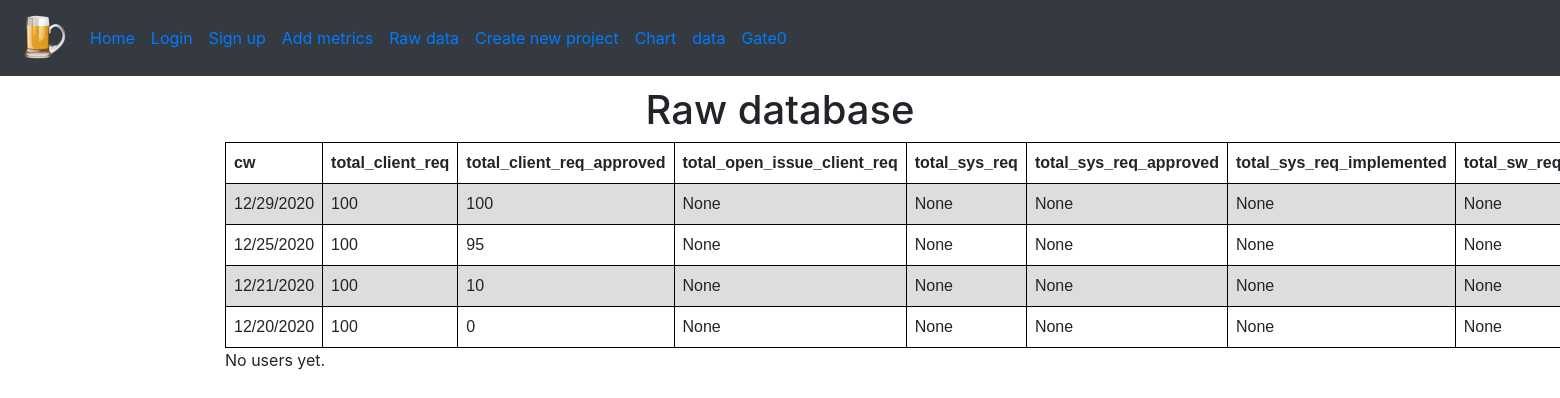
The app's page /metrics/raw, older data.
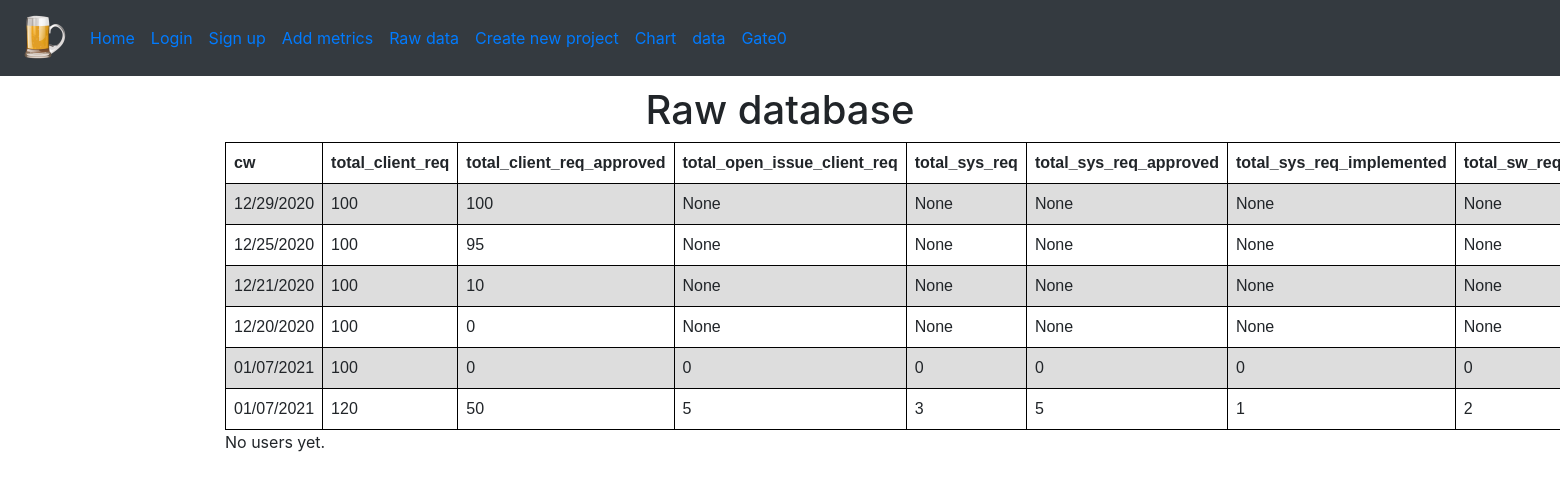
The same page, newer data.
### spice_status/models/workbook_models.py (models this page shows, shortened)
class Workbook(db.Model):
    id = db.Column(db.Integer, primary_key=True)
    cw = db.Column(db.String)
    total_client_req = db.Column(db.Integer)
    total_client_req_approved = db.Column(db.Integer)
    total_open_issue_client_req = db.Column(db.Integer)
    total_sys_req = db.Column(db.Integer)
    total_sys_req_approved = db.Column(db.Integer)
    total_sys_req_implemented = db.Column(db.Integer)
    total_sw_req = db.Column(db.Integer)
    total_sw_req_approved = db.Column(db.Integer)
    total_sw_req_implemented = db.Column(db.Integer)
    ccm_more_50 = db.Column(db.Integer)
    ccm_24_50 = db.Column(db.Integer)
    ccm_12_24 = db.Column(db.Integer)
    misra_high = db.Column(db.Integer)
    misra_mid = db.Column(db.Integer)
    misra_low = db.Column(db.Integer)
    branch_coverage = db.Column(db.Float)
    line_coverage = db.Column(db.Float)
    mc_dc_coverage = db.Column(db.Float)
    total_sw_req_tests = db.Column(db.Integer)
    total_sw_req_passed = db.Column(db.Integer)
    total_sys_req_tests = db.Column(db.Integer)
    total_sys_req_tests_passed = db.Column(db.Integer)
    traceability_sys_client = db.Column(db.Integer)
    traceability_client_sys = db.Column(db.Integer)
    traceability_sys_sw = db.Column(db.Integer)
    traceability_sw_sys = db.Column(db.Integer)
    total_features = db.Column(db.Integer)
    total_bugs = db.Column(db.Integer)
    total_bugs_solved = db.Column(db.Integer)
    total_problems = db.Column(db.Integer)
    total_problems_solved = db.Column(db.Integer)
    total_change_requests = db.Column(db.Integer)
    change_request_not_reviewed = db.Column(db.Integer)
    @staticmethod
    def all_of_workbooks():
        return Workbook.query.order_by(desc(Workbook.cw))

### spice_status/views/input_data_views.py (the view)
@bp_input.route('/raw')
def raw():
    return render_template('raw.html', raw_data=Workbook.all_of_workbooks(), users=User.all_of_users())

### spice_status/models/user_models.py (called while the page is built)
    @staticmethod
    def all_of_users():
        return User.query.order_by(desc(User.id))

### spice_status/templates/raw.html (shortened to what this page needs)
{% extends "partials/_one_column.html" %}
{% block content %}
<article>
    <header>
      <center>  <h1>Raw database</h1> </center>
    </header>
    <section>
        {% if raw_data.count() > 0 %}
        <table>
            <tr>
                <th>cw</th>
                <th>total_client_req</th>
                <th>total_client_req_approved</th>
                <th>total_open_issue_client_req</th>
                <th>total_sys_req</th>
                <th>total_sys_req_approved</th>
                <th>total_sys_req_implemented</th>
                <th>total_sw_req</th>
            </tr>
            {% for rd in raw_data %}
            <tr>
                <td>{{ rd.cw }}</td>
                <td>{{ rd.total_client_req }}</td>
                <td>{{ rd.total_client_req_approved }}</td>
                <td>{{ rd.total_open_issue_client_req }}</td>
                <td>{{ rd.total_sys_req }}</td>
                <td>{{ rd.total_sys_req_approved }}</td>
                <td>{{ rd.total_sys_req_implemented }}</td>
                <td>{{ rd.total_sw_req }}</td>
            </tr>
            {% endfor %}
        </table>
        {% else %}
        No raw_data yet.
        {% endif %}
        {% if users.count() > 0 %}
        <hr>
        <h3>Users</h3>
        <table>
            <tr>
                <th>id</th>
                <th>username</th>
                <th>email</th>
                <th>password_hash</th>
            </tr>
            {% for user in users %}
            <tr>
                <td>{{ user.id }}</td>
                <td>{{ user.username }}</td>
                <td>{{ user.email }}</td>
                <td>{{ user.password_hash }}</td>
            </tr>
            {% endfor %}
        </table>
        {% else %}
        No users yet.
        {% endif %}
    </section>
</article>
{% endblock %}

### spice_status/templates/partials/_one_column.html (shortened to what this page needs)
{% extends 'partials/_base.html' %}

### spice_status/templates/partials/_base.html (shortened to what this page needs)
<!doctype html>
<html lang="en">
<head>
    <link rel="stylesheet" href="{{ url_for('static', filename='css/bootstrap.min.css') }}">
    <link rel="stylesheet" href="{{ url_for('static', filename='css/main.css') }}">
</head>
<body>
<header>
    {% block navigation %}
    {% include 'partials/_nav.html' %}
    {% endblock %}
</header>
<main class="container">
    <div class="row">
        <div class="col-12">
            {% block content %}
            {% endblock %}
        </div>
    </div>
</main>
</body>
</html>

### spice_status/templates/partials/_nav.html (shortened to what this page needs)
<nav class="navbar navbar-expand-lg navbar-blue bg-dark">
    <a class="navbar-brand" href="{{ url_for('main.home')}}"><img
            src="{{ url_for('static', filename='images/logo.png') }}" width='50' height='50'></a>
    <div class="collapse navbar-collapse" id="navbarSupportedContent">
        <ul class="navbar-nav mr-auto">
            <li class="nav-item active">
                <a class="nav-link" href="{{ url_for('main.home')}}">Home <span class="sr-only">(current)</span></a>
            </li>
            {% if not current_user.is_authenticated %}
            <li class="nav-item">
                <a class="nav-link" href="{{ url_for('auth.login')}}">Login</a>
            </li>
            {% else %}
            <li class="nav-item">
                <a class="nav-link" href="{{ url_for('auth.logout')}}">Logout</a>
            </li>
            {% endif %}
            <li class="nav-item">
                <a class="nav-link" href="{{ url_for('auth.signup')}}">Sign up</a>
            </li>
            <li class="nav-item">
                <a class="nav-link" href="{{ url_for('input.metrics')}}">Add metrics</a>
            </li>
            <li class="nav-item">
                <a class="nav-link" href="{{ url_for('input.raw')}}">Raw data</a>
            </li>
            <li class="nav-item">
                <a class="nav-link" href="{{ url_for('project.define_new_project')}}">Create new project</a>
            </li>
            <li class="nav-item">
                <a class="nav-link" href="{{ url_for('input.chart')}}">Chart</a>
            </li>
            <li class="nav-item">
                <a class="nav-link" href="{{ url_for('input.data')}}">data</a>
            </li>
            <li class="nav-item">
                <a class="nav-link" href="{{ url_for('checklist.checklist_gate_1')}}">Gate0</a>
            </li>
        </ul>
    </div>
</nav>

### spice_status/static/css/main.css (style rules this page uses)
.navbar { margin-bottom: 10px; }

### spice_status/templates/partials/_base.html (style rules this page uses)
table { font-family: arial, sans-serif; border-collapse: collapse; width: 100%; }
td, th { border: 1px solid #000000; text-align: left; padding: 8px; }
tr:nth-child(even) { background-color: #dddddd; }

Row changes from the older to the newer data that the page shows:
added Workbook: cw "01/07/2021", total_client_req "100", total_client_req_approved "0", total_open_issue_client_req "0", total_sys_req "0", total_sys_req_approved "0", total_sys_req_implemented "0", total_sw_req "0"
added Workbook: cw "01/07/2021", total_client_req "120", total_client_req_approved "50", total_open_issue_client_req "5", total_sys_req "3", total_sys_req_approved "5", total_sys_req_implemented "1", total_sw_req "2"
